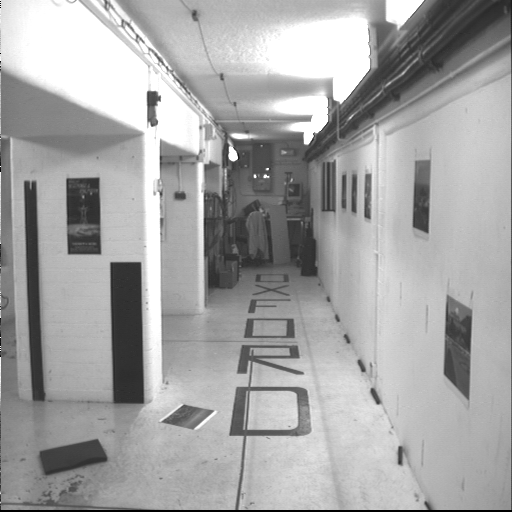
#> input picture docs/imgs/corridor/bt.000.png, 512 x 512 px; its folder holds 4 pictures in this run
$ python optical_flow_EssentialMat.py
#> lines starting #> are read from the running program, lines starting #| are printed output that depends on the picture
import cv2
import numpy as np

def recover_motion_from_F(F, pts1, pts2, shape):
    h, w = shape

    # --- Fake camera intrinsics ---
    f = w
    K = np.array([
        [f, 0, w/2],
        [0, f, h/2],
        [0, 0, 1]
    ])

    # --- Convert F → E ---
    E = K.T @ F @ K

    # --- Recover pose ---
    _, R, t, _ = cv2.recoverPose(E, pts1, pts2, K)

    return R, t


def estimate_motion(frame1, frame2):
    gray1 = cv2.cvtColor(frame1, cv2.COLOR_BGR2GRAY)
    gray2 = cv2.cvtColor(frame2, cv2.COLOR_BGR2GRAY)

    # --- features ---
    pts1 = cv2.goodFeaturesToTrack(gray1, 200, 0.01, 7)

    # --- optical flow ---
    pts2, status, _ = cv2.calcOpticalFlowPyrLK(
        gray1, gray2, pts1, None,
        winSize=(15,15), maxLevel=2
    )

    # --- filter valid ---
    pts1 = pts1[status == 1].reshape(-1,1,2)
    pts2 = pts2[status == 1].reshape(-1,1,2)

    if len(pts1) < 8:
        return None, None

    # --- Fundamental matrix with RANSAC ---
    F, mask = cv2.findFundamentalMat(
        pts1, pts2,
        cv2.FM_RANSAC,
        1.0, 0.99
    )

    if F is None:
        return None, None

    pts1_in = pts1[mask.ravel()==1]
    pts2_in = pts2[mask.ravel()==1]

    if len(pts1_in) < 8:
        return None, None

    # --- recover motion ---
    R, t = recover_motion_from_F(F, pts1_in, pts2_in, gray1.shape)

    return R, t


import glob

Path = "docs/imgs/corridor/"
images = sorted(glob.glob(Path + "*.png"))

frames = [cv2.imread(img) for img in images]
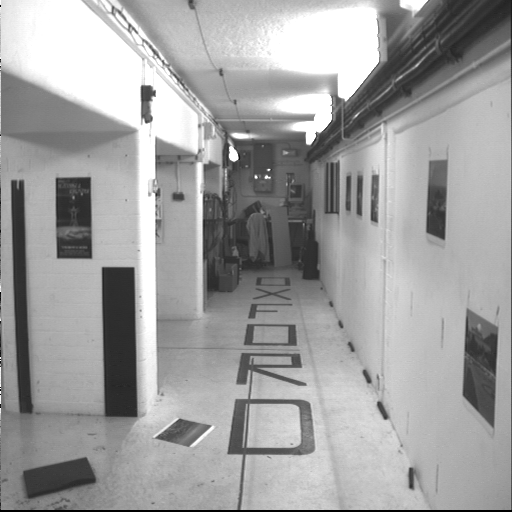
#> input picture docs/imgs/corridor/bt.001.png, 512 x 512 px
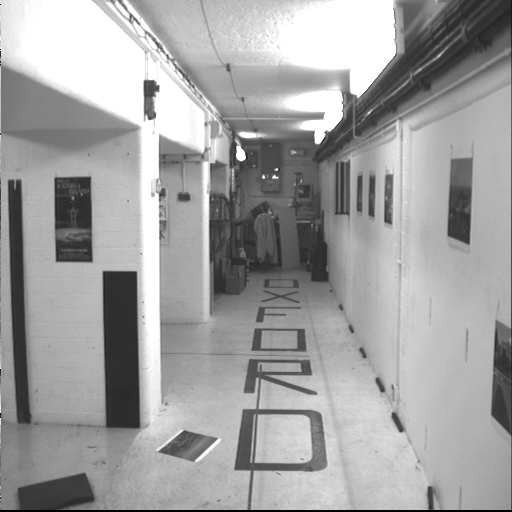
#> input picture docs/imgs/corridor/bt.002.png, 512 x 512 px
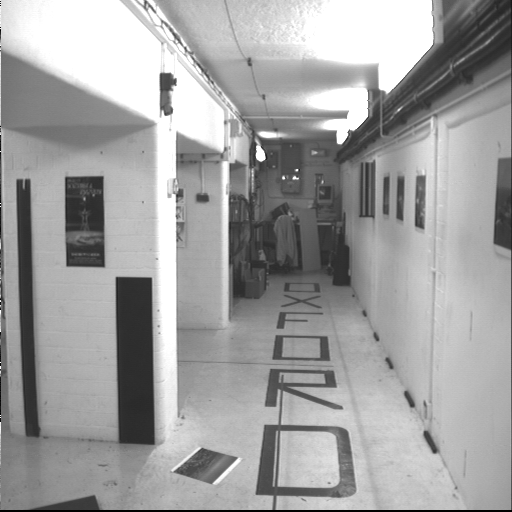
#> input picture docs/imgs/corridor/bt.003.png, 512 x 512 px
#> frames = 4 items


def draw_motion(frame, R, t):
    h, w, _ = frame.shape
    cx, cy = int(w/2), int(h/2)

    output = frame.copy()

    if t is not None:
        # --- translation arrow ---
        tx, ty = t[0][0], t[1][0]
        scale = 100

        end = (int(cx + scale*tx), int(cy + scale*ty))
        cv2.arrowedLine(output, (cx, cy), end, (0,255,0), 3)

    if R is not None:
        # --- rotation visualization (yaw approx) ---
        yaw = np.arctan2(R[1,0], R[0,0])

        text = f"Yaw: {np.degrees(yaw):.2f} deg"
        cv2.putText(output, text, (30,50),
                    cv2.FONT_HERSHEY_SIMPLEX, 1, (0,0,255), 2)

    return output

import numpy as np

def rotation_to_euler(R):
    # Assuming R = Rz(yaw) * Ry(pitch) * Rx(roll)

    sy = np.sqrt(R[0,0]**2 + R[1,0]**2)

    singular = sy < 1e-6

    if not singular:
        roll  = np.arctan2(R[2,1], R[2,2])
        pitch = np.arctan2(-R[2,0], sy)
        yaw   = np.arctan2(R[1,0], R[0,0])
    else:
        roll  = np.arctan2(-R[1,2], R[1,1])
        pitch = np.arctan2(-R[2,0], sy)
        yaw   = 0

    return roll, pitch, yaw


output_frames = []
import matplotlib.pyplot as plt


plt.ion()  # interactive mode
fig, ax = plt.subplots()

for i in range(len(frames)-1):
    f1 = frames[i]
    f2 = frames[i+1]

    R, t = estimate_motion(f1, f2)

    img = f2.copy()

    h, w, _ = img.shape
    cx, cy = w//2, h//2

    if t is not None:
        # --- translation arrow ---
        tx, ty = t[0][0], t[1][0]
        scale = 100

        end_x = int(cx + scale * tx)
        end_y = int(cy + scale * ty)

        cv2.arrowedLine(img, (cx, cy), (end_x, end_y), (0,255,0), 3)

    if R is not None:
        roll, pitch, yaw = rotation_to_euler(R)

        text = f"Roll: {np.degrees(roll):.1f} | Pitch: {np.degrees(pitch):.1f} | Yaw: {np.degrees(yaw):.1f}"

        cv2.putText(img, text, (20,40),
                    cv2.FONT_HERSHEY_SIMPLEX, 0.7, (255,0,0), 2)

    # --- show with matplotlib ---
    ax.clear()
    ax.imshow(cv2.cvtColor(img, cv2.COLOR_BGR2RGB))
    ax.set_title(f"Frame {i}")
    ax.axis('off')

    plt.pause(0.5)  # <-- slow down here (adjust!)
#> this loop made 3 passes
#> (t, tx, ty, end_x, end_y, sy in rotation_to_euler, roll, pitch) on passes 1 to 3: ([-0.0426, 0.131, -0.99], -0.0426, 0.131, 251, 269, 1, -0.003, 0.00263), ([0.0238, 0.185, -0.982], 0.0238, 0.185, 258, 274, 1, 0.0013, 0.0144), ([0.0554, 0.171, -0.984], 0.0554, 0.171, 261, 273, 0.999, 0.000317, 0.0364)
#> pass 1, `plt.pause(0.5)`:
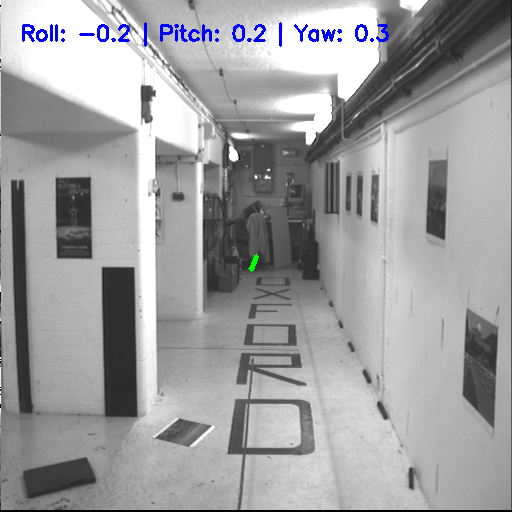
#> shown: shape (512, 512, 3); mean R, G, B 158.1, 158.1, 160
#> pass 2, `plt.pause(0.5)`:
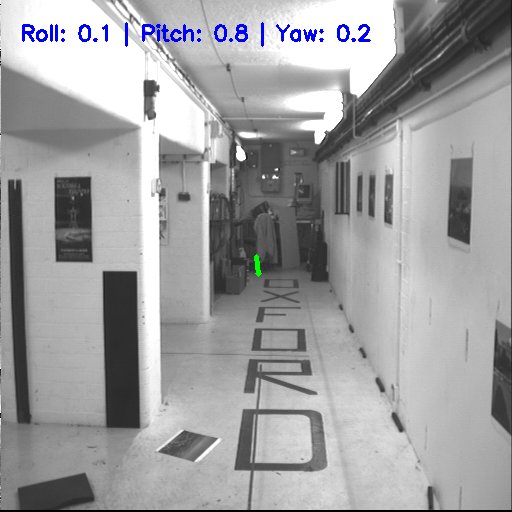
#> shown: shape (512, 512, 3); mean R, G, B 158.9, 159, 160.8
#> f1 is the input picture: shape (512, 512, 3); min 0, max 255, mean 160.7
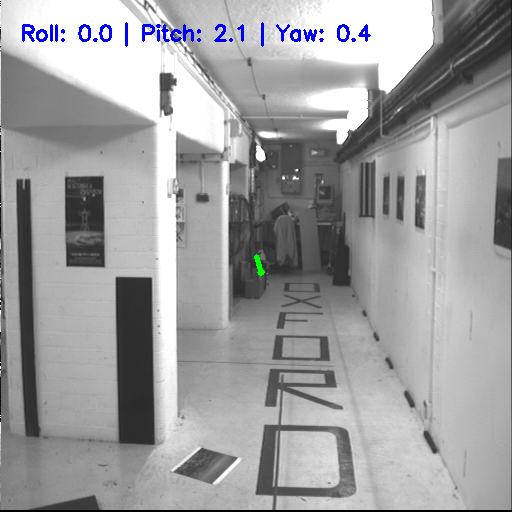
#> shown: shape (512, 512, 3); mean R, G, B 158.2, 158.3, 160
